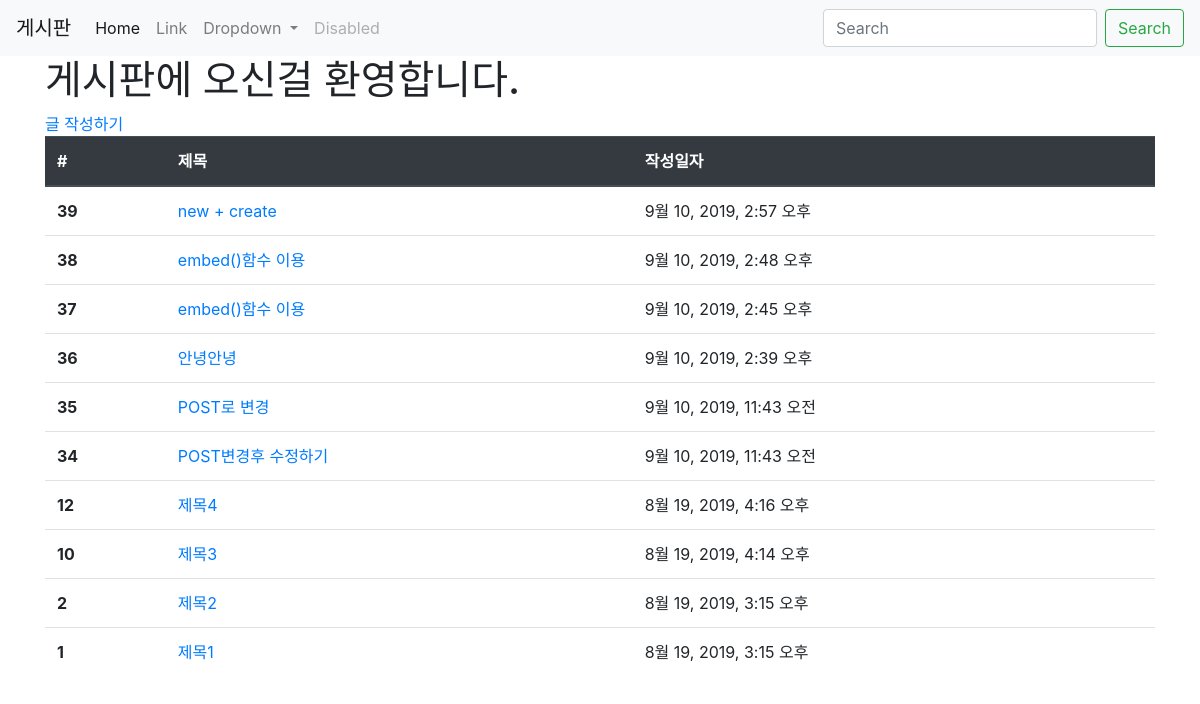
/articles/, run on an earlier commit of the app's database.
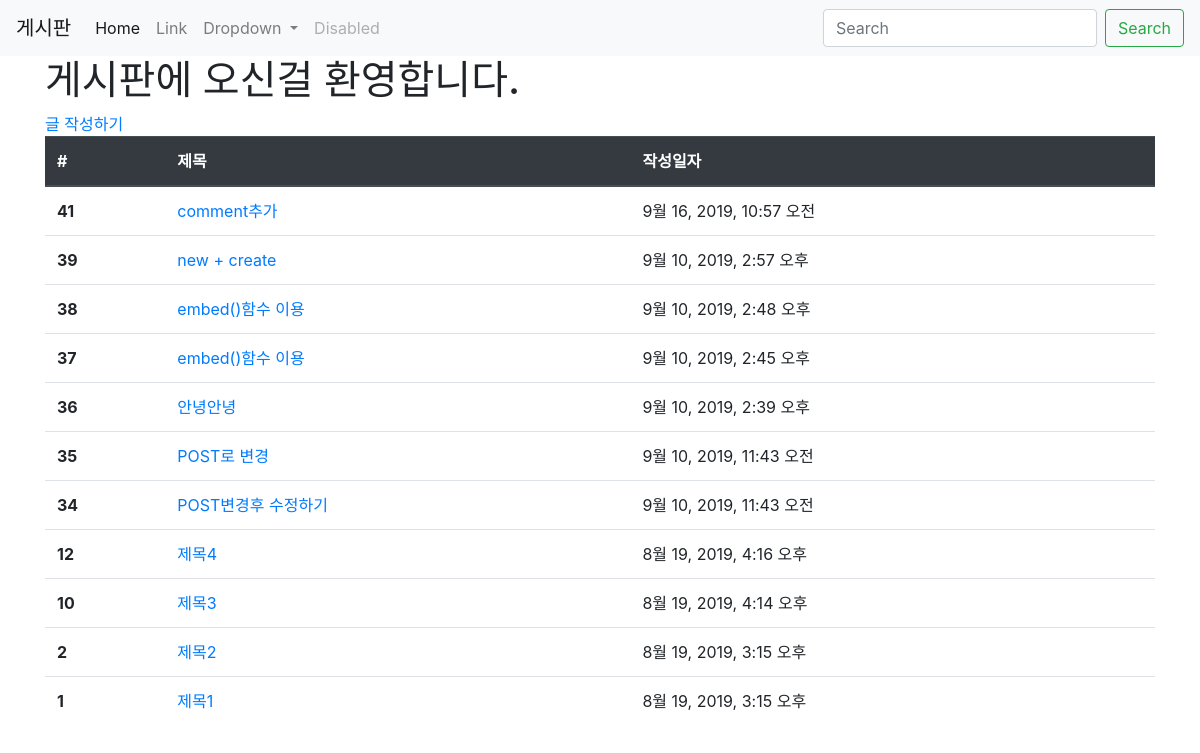
And on a later commit of the database.
### articles/models.py (models this page shows, shortened)
class Article(models.Model):
    title = models.CharField(max_length=10)
    content = models.TextField()
    created_at = models.DateTimeField(auto_now_add=True)
    updated_at = models.DateTimeField(auto_now=True)

### articles/views.py (the view)
# urls.py: path('', views.index, name='index'),
def index(request):
    articles = Article.objects.order_by('-id')
    context = {
        'articles' : articles
    }
    return render(request, 'articles/index.html', context)

### articles/templates/articles/index.html
{% extends 'articles/base.html' %}
{% block body %}
  <h1>게시판에 오신걸 환영합니다.</h1>
  <a href="{% url 'articles:create' %}">글 작성하기</a>
  <table class="table">
  <thead class="thead-dark">
    <tr>
      <th scope="col">#</th>
      <th scope="col">제목</th>
      <th scope="col">작성일자</th>
    </tr>
  </thead>
  <tbody>
  {% for article in articles %}
    <tr>
      <th scope="row">{{ article.id }}</th>
      <td>
      <a href="{% url 'articles:detail' article.pk %}">{{ article.title }}</a>
      </td>
      <td>{{ article.created_at }}</td>
    </tr>
    {% endfor %}
  </tbody>
</table>
{% endblock %}

What changed in the data, as far as the page shows it:
added Article: id "41", title "comment추가", created_at "9월 16, 2019, 10:57 오전"
